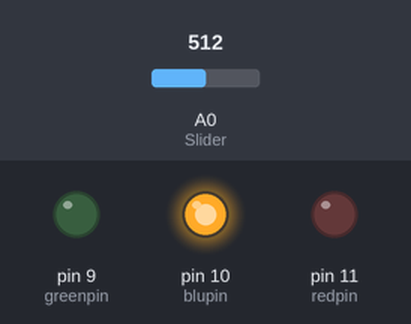
Simulated run of this sketch. Board: Arduino Uno, built with avr-gcc and run on an emulated ATmega328P. On the bench: output pins drawn as LEDs (lit = HIGH). The inputs (shaded band) are chosen by the test bench; at power-on: A0 (Slider) = 512.

Above: at 1.2 s.
1.3 s: A0 (Slider) set to 520
At 2.4 s:
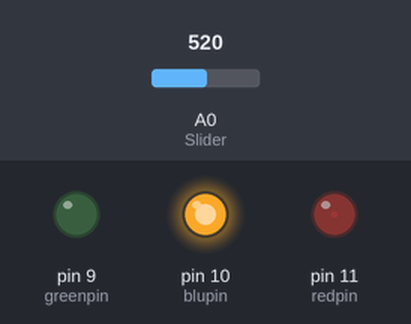
2.8 s: A0 (Slider) set to 511
At 3.6 s:
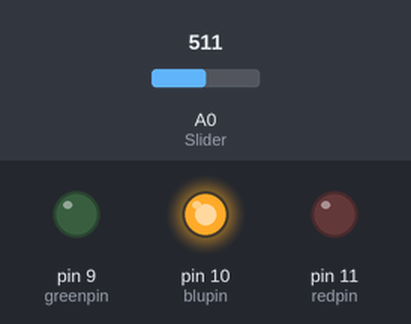
4.3 s: A0 (Slider) set to 306
At 4.8 s:
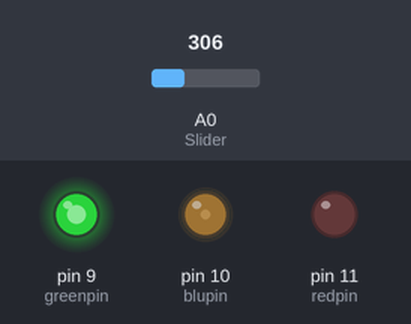
5.8 s: A0 (Slider) set to 122
At 6.7 s:
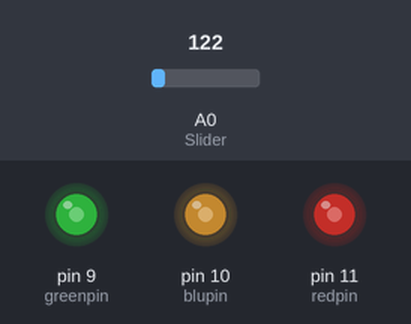
7.3 s: A0 (Slider) set to 0
At 7.9 s:
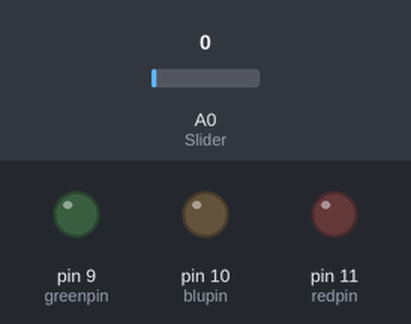
Timing chart, 0 to 9.8 s (numbered marks = the images above; inputs shaded):
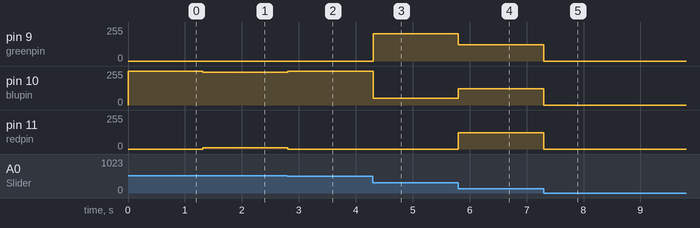

Measured:
- after the input at 1.3 s, pin 10 (blupin): 255/255 → 247/255 at once; pin 11 (redpin): 0/255 → 8/255 at once
- after the input at 2.8 s, pin 10 (blupin): 247/255 → 255/255 at once; pin 11 (redpin): 8/255 → 0/255 at once
- after the input at 4.3 s, pin 9 (greenpin): 0/255 → 205/255 at once; pin 10 (blupin): 255/255 → 50/255 at once
- after the input at 5.8 s, pin 9 (greenpin): 205/255 → 122/255 at once; pin 10 (blupin): 50/255 → 122/255 at once; pin 11 (redpin): 0/255 → 122/255 at once
- after the input at 7.3 s, pin 9 (greenpin), pin 10 (blupin), pin 11 (redpin): 122/255 → 0/255 at once

The sketch:

7_Led_con_potenziometro.ino
```cpp
int redpin= 11;
int greenpin= 9;
int blupin= 10;
int Slider=0;
int Lettura=0;
int Gruppo;
int Lumi;

void setup() {
  pinMode(redpin,  OUTPUT);
  pinMode(greenpin,  OUTPUT);
  pinMode(blupin,  OUTPUT);
analogReference(DEFAULT);
}

void loop() {

  Lettura = analogRead(Slider);

  Gruppo = (Lettura & 768)/256;
  Lumi = (Lettura & 255);

switch (Gruppo) {
  case 0:
  analogWrite(greenpin,Lumi);
  analogWrite(redpin,Lumi);
  analogWrite(blupin,Lumi);
  break;
  case 1:
  analogWrite(greenpin,255-Lumi);
  analogWrite(blupin,Lumi);
  analogWrite(redpin,0);
  break;
  case 2:
  analogWrite(blupin,255-Lumi);
  analogWrite(redpin,Lumi);
  analogWrite(greenpin,0);
  break;
  case 3:
  analogWrite(redpin,255-Lumi);
  analogWrite(greenpin,Lumi);
  analogWrite(blupin,0);
  break;

}
delay (10);

}
```
